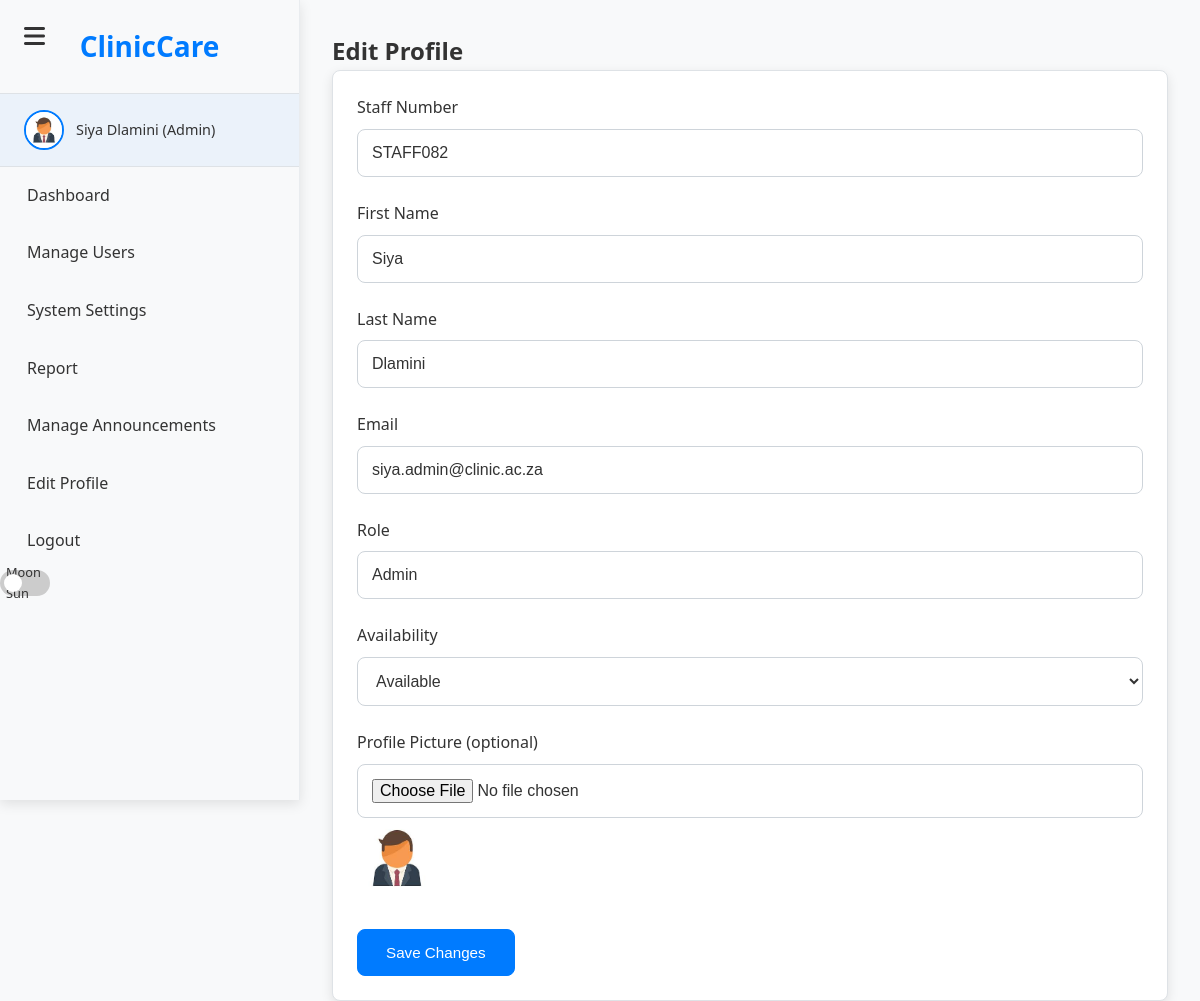
Page /edit_profile (signed in) on the committed database.
### models.py (models this page shows, shortened)
class Employee(db.Model):
    __tablename__ = 'employees'
    id = db.Column(db.Integer, primary_key=True)
    first_name = db.Column(db.String(100), nullable=False)
    last_name = db.Column(db.String(100), nullable=False)
    email = db.Column(db.String(120), nullable=False, unique=True)
    password = db.Column(db.String(255), nullable=False)
    phone = db.Column(db.String(20))
    address = db.Column(db.Text)
    role = db.Column(db.String(20), nullable=False)
    hire_date = db.Column(db.String(20))
    availability = db.Column(db.String(20), default='available')
    profile_image = db.Column(db.String(255), default='default.jpg')
    staff_number = db.Column(db.String(50), unique=True, nullable=False, default='TEMPSTAFF')
    specialization = db.Column(db.String(100))
    created_at = db.Column(db.DateTime, default=datetime.utcnow)
    active = db.Column(db.Boolean, default=True, nullable=False)
    patients = db.relationship('Patient', backref='employee', lazy=True)
    appointments = db.relationship('Appointment', foreign_keys='Appointment.helper_id',
                                   primaryjoin="Employee.staff_number == Appointment.helper_id",
                                   backref='assigned_helper', lazy=True)  # ← FIXED: unique backref

### script.py (the view, shortened to what this page needs)
@app.route('/edit_profile', methods=['GET', 'POST'])
@login_required
def edit_profile():
    if 'staff_number' not in session:
        flash("Please log in to continue.", "error")
        return redirect(url_for('login_page'))
    conn = get_db_connection()
    cursor = conn.cursor()
    cursor.execute("""
        SELECT id, staff_number, first_name, last_name, email, role,
               availability, specialization, phone, profile_image
        FROM employees WHERE staff_number = ?
    """, (session['staff_number'],))
    employee = cursor.fetchone()
    if not employee:
        conn.close()
        flash("Employee not found.", "error")
        return redirect(url_for('login_page'))
    employee_dict = dict(employee)
    employee_dict['specialization'] = employee_dict['specialization'] or ''
    conn.close()
    return render_template('edit_profile.html', employee=employee_dict)

### script.py (called while the page is built)
def login_required(f):
    @wraps(f)
    def decorated_function(*args, **kwargs):
        if 'user_id' not in session:
            return redirect(url_for('login_page', next=request.url))
        return f(*args, **kwargs)
    return decorated_function

def get_db_connection():
    if 'db' in g:
        return g.db
    try:
        conn = sqlite3.connect('clinicinfo.db', check_same_thread=False)
        conn.row_factory = sqlite3.Row
        return conn
    except Exception as e:
        logger.error(f"Failed to create fallback DB connection: {e}")
        raise

@app.before_request
def before_request():
    g.db = get_db_connection()

@app.before_request
def generate_csrf():
    if 'csrf_token' not in session:
        session['csrf_token'] = secrets.token_hex(16)

@app.teardown_appcontext
def teardown_db(e=None):
    db = g.pop('db', None)
    if db is not None:
        db.close()

### templates/edit_profile.html (shortened to what this page needs)
{% extends 'base.html' %}
{% block styles %}
    <link rel="stylesheet" href="{{ url_for('static', filename='css/baseSidebar.css') }}?v=2">
    {% if session.role == 'receptionist' %}
        <link rel="stylesheet" href="{{ url_for('static', filename='css/reception.css') }}?v=2">
    {% elif session.role == 'doctor' %}
        <link rel="stylesheet" href="{{ url_for('static', filename='css/doctor.css') }}?v=1">
    {% elif session.role == 'nurse' %}
        <link rel="stylesheet" href="{{ url_for('static', filename='css/nurse.css') }}?v=1">
    {% elif session.role == 'manager' %}
        <link rel="stylesheet" href="{{ url_for('static', filename='css/manager.css') }}?v=2">
    {% elif session.role == 'admin' %}
        <link rel="stylesheet" href="{{ url_for('static', filename='css/admin.css') }}?v=1">
    {% endif %}
{% endblock %}
{% block content %}
<div class="dashboard-content">
    <h2 class="text-3xl font-bold mb-8">Edit Profile</h2>
    <div class="card">
        <form method="POST" action="{{ url_for('edit_profile') }}" enctype="multipart/form-data">
            <div class="form-group">
                <label for="staff_number">Staff Number</label>
                <input type="text" id="staff_number" name="staff_number" value="{{ employee['staff_number'] }}" class="form-control" readonly>
            </div>
            <div class="form-group">
                <label for="first_name">First Name</label>
                <input type="text" id="first_name" name="first_name" value="{{ employee['first_name'] }}" class="form-control" required>
            </div>
            <div class="form-group">
                <label for="last_name">Last Name</label>
                <input type="text" id="last_name" name="last_name" value="{{ employee['last_name'] }}" class="form-control" required>
            </div>
            <div class="form-group">
                <label for="email">Email</label>
                <input type="email" id="email" name="email" value="{{ employee['email'] }}" class="form-control" required>
            </div>
            <div class="form-group">
                <label for="role">Role</label>
                <input type="text" id="role" name="role" value="{{ employee['role'] | capitalize }}" class="form-control" readonly>
            </div>
            <div class="form-group">
                <label for="availability">Availability</label>
                <select id="availability" name="availability" class="form-control" required>
                    <option value="available" {% if employee['availability'] == 'available' %}selected{% endif %}>Available</option>
                </select>
            </div>
            <div class="form-group">
                <label for="profile_picture">Profile Picture (optional)</label>
                <input type="file" id="profile_picture" name="profile_picture" class="form-control">
                {% if employee['profile_image'] and employee['profile_image'] != 'default.jpg' %}
                    <div class="current-image mt-2">
                        <img src="{{ url_for('static', filename=employee['profile_image']) }}" alt="Current" style="width:80px;height:80px;object-fit:cover;border-radius:50%;">
                    </div>
                {% endif %}
            </div>
            <button type="submit" class="btn btn-primary">Save Changes</button>
        </form>
    </div>
</div>
{% endblock %}

### templates/base.html (shortened to what this page needs)
<!DOCTYPE html>
<html lang="en">
<head>
  <link rel="stylesheet" href="https://cdnjs.cloudflare.com/ajax/libs/font-awesome/6.4.0/css/all.min.css">
  <link rel="stylesheet" href="{{ url_for('static', filename='css/baseSidebar.css') }}?v=2">
  {% if session.role == 'receptionist' %}
    <link rel="stylesheet" href="{{ url_for('static', filename='css/reception.css') }}?v=2">
  {% elif session.role == 'doctor' %}
    <link rel="stylesheet" href="{{ url_for('static', filename='css/doctor.css') }}?v=1">
  {% elif session.role == 'nurse' %}
    <link rel="stylesheet" href="{{ url_for('static', filename='css/nurse.css') }}?v=1">
  {% elif session.role == 'admin' %}
    <link rel="stylesheet" href="{{ url_for('static', filename='css/admin.css') }}?v=1">
  {% elif session.role == 'manager' %}
    <link rel="stylesheet" href="{{ url_for('static', filename='css/manager.css') }}?v=2">
  {% endif %}
  {% block styles %}{% endblock %}
</head>
<body class="dashboard-page" data-role="{{ session.role }}">
  <i class="fas fa-bars menu-icon" id="menu-toggle-btn"></i>
  <aside class="sidebar {% if session.role == 'receptionist' %}active{% endif %}" id="sidebar" role="navigation" aria-label="Main Navigation">
    <div class="logo">ClinicCare</div>
    <nav>
      {% if session.username %}
        <div class="user-info">
          <img src="{{ url_for('static', filename=session.profile_image) }}" alt="User Avatar" id="sidebarAvatar">
          <span>{{ session.username }} ({{ session.role | capitalize }})</span>
        </div>
        {% if session.role == 'receptionist' %}
          <ul>
            <li><a href="{{ url_for('reception_dashboard') }}" class="sidebar-btn">Dashboard</a></li>
            <li><a href="{{ url_for('manage_appointments') }}" class="sidebar-btn">Manage Appointments</a></li>
            <li><a href="{{ url_for('check_in_desk') }}" class="sidebar-btn">Check-In Desk</a></li>
            <li><a href="{{ url_for('helped_patients_report') }}" class="sidebar-btn">Patient Report</a></li>
            <li><a href="{{ url_for('search_patient') }}" class="sidebar-btn">Search Patients</a></li>
            <li><a href="{{ url_for('reception_view_announcements') }}" class="sidebar-btn">View Announcements</a></li>
            <li><a href="{{ url_for('edit_profile') }}" class="sidebar-btn">Edit Profile</a></li>
            <li><a href="{{ url_for('logout') }}" class="sidebar-btn logout-btn">Logout</a></li>
            <li class="theme-toggle-wrapper">
              <label class="switch ms-3">
                <input type="checkbox" id="darkModeToggle" {% if session.theme == 'dark' %}checked{% endif %}>
                <span class="slider round">
                  Moon
                  Sun
                </span>
              </label>
            </li>
          </ul>
        {% elif session.role == 'admin' %}
          <ul>
            <li><a href="{{ url_for('admin_dashboard') }}" class="sidebar-btn">Dashboard</a></li>
            <li><a href="{{ url_for('manage_users') }}" class="sidebar-btn">Manage Users</a></li>
            <li><a href="{{ url_for('system_settings') }}" class="sidebar-btn">System Settings</a></li>
            <li><a href="{{ url_for('doctor_report') }}" class="sidebar-btn">Report</a></li>
            <li><a href="{{ url_for('admin_announcements') }}" class="sidebar-btn">Manage Announcements</a></li>
            <li><a href="{{ url_for('edit_profile') }}" class="sidebar-btn">Edit Profile</a></li>
            <li><a href="{{ url_for('logout') }}" class="sidebar-btn logout-btn">Logout</a></li>
            <li class="theme-toggle-wrapper">
              <label class="switch ms-3">
                <span class="slider round">
                  Moon
                  Sun
                </span>
              </label>
            </li>
          </ul>
        {% endif %}
      {% else %}
        <ul>
          <li><a href="{{ url_for('login_page') }}">Login</a></li>
        </ul>
      {% endif %}
    </nav>
  </aside>
  <main class="dashboard" id="main-content">
    {% block content %}{% endblock %}
  </main>
</body>
</html>

### static/css/baseSidebar.css (style rules this page uses)
* { margin: 0; padding: 0; box-sizing: border-box; }
html, body { height: 100%; font-family: 'Segoe UI', Tahoma, Geneva, Verdana, sans-serif; line-height: 1.6; color: var(--text-color, #333); background-color: var(--bg-color, #f8f9fa); }
:root { --bg-color: #f8f9fa; --sidebar-bg: #ffffff; --sidebar-border: #e9ecef; --text-color: #333; --text-muted: #6c757d; --link-color: #007bff; --link-hover: #0056b3; --card-bg: #ffffff; --border-color: #dee2e6; --shadow: 0 0.125rem 0.25rem rgba(0, 0, 0, 0.075); --transition: all 0.3s ease; --current-time: "02:35 PM SAST, October 22, 2025"; }
.dashboard-page { display: flex; min-height: 100vh; }
.sidebar { position: fixed; top: 0; left: 0; width: 300px; height: 100vh; background: var(--sidebar-bg); border-right: 1px solid var(--sidebar-border); transition: transform 0.3s ease; z-index: 999; overflow-y: auto; box-shadow: var(--shadow); }
.sidebar .logo { padding: 1.5rem; text-align: center; font-size: 1.75rem; font-weight: bold; color: var(--link-color); border-bottom: 1px solid var(--border-color); }
.user-info { padding: 1rem 1.5rem; display: flex; align-items: center; gap: 0.75rem; border-bottom: 1px solid var(--border-color); background: rgba(0, 123, 255, 0.05); }
.user-info img { width: 40px; height: 40px; border-radius: 50%; border: 2px solid var(--link-color); }
.user-info span { font-size: 0.9rem; color: var(--text-color); font-weight: 500; }
.sidebar ul { list-style: none; padding: 0; margin: 0; }
.sidebar ul li { margin: 0; }
.sidebar-btn { display: flex; align-items: center; gap: 0.75rem; padding: 1rem 1.5rem; color: var(--text-color); text-decoration: none; transition: var(--transition); border-left: 3px solid transparent; width: 100%; }
.dashboard { flex: 1; margin-left: 300px; transition: margin-left 0.3s ease; padding: 2rem; background: var(--bg-color); }
.card { background: var(--card-bg); border: 1px solid var(--border-color); border-radius: 0.5rem; padding: 1.5rem; margin-bottom: 1.5rem; box-shadow: var(--shadow); }
.btn { display: inline-block; padding: 0.75rem 1.5rem; border: 1px solid transparent; border-radius: 0.375rem; text-decoration: none; font-weight: 500; cursor: pointer; transition: var(--transition); }
.btn-primary { background: var(--link-color); color: white; border-color: var(--link-color); }
.form-group { margin-bottom: 1rem; }
.form-group label { display: block; margin-bottom: 0.25rem; font-weight: 500; color: var(--text-color); }
.form-control { width: 100%; padding: 0.75rem; border: 1px solid var(--border-color); border-radius: 0.375rem; background: var(--card-bg); color: var(--text-color); transition: var(--transition); }
select.form-control { cursor: pointer; }
#menu-toggle-btn { position: fixed; top: 1rem; left: 1rem; font-size: 1.5rem; color: var(--text-color); background: none; border: none; cursor: pointer; z-index: 1001; padding: 8px; border-radius: 4px; transition: color 0.3s; }

### templates/base.html (style rules this page uses)
:root { --current-time: "02:35 PM SAST, October 22, 2025"; }
:root { animation: update-time 1s infinite; }

### rows in the picture
Employee: role "Admin", staff_number "STAFF082", first_name "Siya", last_name "Dlamini", email "siya.admin@clinic.ac.za", availability "Available", profile_image (picture)

### other values in the picture
{{ session.username }} "Siya Dlamini"
